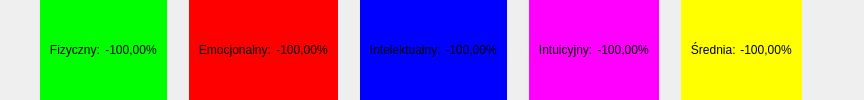
     <widget class="QWidget" name="widgetBioDataBottom" native="true">
      <layout class="QGridLayout" name="gridLayout_9">
       <property name="leftMargin">
        <number>0</number>
       </property>
       <property name="topMargin">
        <number>0</number>
       </property>
       <property name="rightMargin">
        <number>0</number>
       </property>
       <property name="bottomMargin">
        <number>0</number>
       </property>
       <property name="spacing">
        <number>0</number>
       </property>
       <item row="1" column="18">
        <widget class="QFrame" name="frameAvg1">
         <property name="frameShape">
          <enum>QFrame::NoFrame</enum>
         </property>
         <property name="frameShadow">
          <enum>QFrame::Raised</enum>
         </property>
         <layout class="QHBoxLayout" name="horizontalLayout_14">
          <property name="spacing">
           <number>0</number>
          </property>
          <property name="leftMargin">
           <number>0</number>
          </property>
          <property name="topMargin">
           <number>0</number>
          </property>
          <property name="rightMargin">
           <number>0</number>
          </property>
          <property name="bottomMargin">
           <number>0</number>
          </property>
          <item>
           <widget class="QLabel" name="labelAvg1_1">
            <property name="styleSheet">
             <string notr="true">background-color: #ffff00</string>
            </property>
            <property name="text">
             <string>   Średnia: </string>
            </property>
           </widget>
          </item>
          <item>
           <widget class="QLabel" name="labelAvg1_2">
            <property name="minimumSize">
             <size>
              <width>42</width>
              <height>0</height>
             </size>
            </property>
            <property name="styleSheet">
             <string notr="true">background-color: #ffff00</string>
            </property>
            <property name="text">
             <string>-100,00</string>
            </property>
            <property name="alignment">
             <set>Qt::AlignRight|Qt::AlignTrailing|Qt::AlignVCenter</set>
            </property>
           </widget>
          </item>
          <item>
           <widget class="QLabel" name="labelAvg1_3">
            <property name="styleSheet">
             <string notr="true">background-color: #ffff00</string>
            </property>
            <property name="text">
             <string>%   </string>
            </property>
           </widget>
          </item>
          <item>
           <widget class="QLabel" name="labelAvg1_Arrow">
            <property name="minimumSize">
             <size>
              <width>22</width>
              <height>22</height>
             </size>
            </property>
            <property name="maximumSize">
             <size>
              <width>22</width>
              <height>22</height>
             </size>
            </property>
            <property name="text">
             <string/>
            </property>
            <property name="pixmap">
             <pixmap resource="images.qrc">:/images/arrow-up.png</pixmap>
            </property>
            <property name="scaledContents">
             <bool>true</bool>
            </property>
           </widget>
          </item>
         </layout>
        </widget>
       </item>
       <item row="1" column="13">
        <widget class="QFrame" name="frameIntu1">
         <property name="frameShape">
          <enum>QFrame::NoFrame</enum>
         </property>
         <property name="frameShadow">
          <enum>QFrame::Raised</enum>
         </property>
         <layout class="QHBoxLayout" name="horizontalLayout_13">
          <property name="spacing">
           <number>0</number>
          </property>
          <property name="leftMargin">
           <number>0</number>
          </property>
          <property name="topMargin">
           <number>0</number>
          </property>
          <property name="rightMargin">
           <number>0</number>
          </property>
          <property name="bottomMargin">
           <number>0</number>
          </property>
          <item>
           <widget class="QLabel" name="labelIntu1_1">
            <property name="styleSheet">
             <string notr="true">background-color: #ff00ff</string>
            </property>
            <property name="text">
             <string>   Intuicyjny: </string>
            </property>
           </widget>
          </item>
          <item>
           <widget class="QLabel" name="labelIntu1_2">
            <property name="minimumSize">
             <size>
              <width>42</width>
              <height>0</height>
             </size>
            </property>
            <property name="styleSheet">
             <string notr="true">background-color: #ff00ff</string>
            </property>
            <property name="text">
             <string>-100,00</string>
            </property>
            <property name="alignment">
             <set>Qt::AlignRight|Qt::AlignTrailing|Qt::AlignVCenter</set>
            </property>
           </widget>
          </item>
          <item>
           <widget class="QLabel" name="labelIntu1_3">
            <property name="styleSheet">
             <string notr="true">background-color: #ff00ff</string>
            </property>
            <property name="text">
             <string>%   </string>
            </property>
           </widget>
          </item>
          <item>
           <widget class="QLabel" name="labelIntu1_Arrow">
            <property name="minimumSize">
             <size>
              <width>22</width>
              <height>22</height>
             </size>
            </property>
            <property name="maximumSize">
             <size>
              <width>22</width>
              <height>22</height>
             </size>
            </property>
            <property name="text">
             <string/>
            </property>
            <property name="pixmap">
             <pixmap resource="images.qrc">:/images/arrow-up.png</pixmap>
            </property>
            <property name="scaledContents">
             <bool>true</bool>
            </property>
           </widget>
          </item>
         </layout>
        </widget>
       </item>
       <item row="1" column="12">
        <widget class="QFrame" name="frameInt1">
         <property name="frameShape">
          <enum>QFrame::NoFrame</enum>
         </property>
         <property name="frameShadow">
          <enum>QFrame::Raised</enum>
         </property>
         <layout class="QHBoxLayout" name="horizontalLayout_12">
          <property name="spacing">
           <number>0</number>
          </property>
          <property name="leftMargin">
           <number>0</number>
          </property>
          <property name="topMargin">
           <number>0</number>
          </property>
          <property name="rightMargin">
           <number>0</number>
          </property>
          <property name="bottomMargin">
           <number>0</number>
          </property>
          <item>
           <widget class="QLabel" name="labelInt1_1">
            <property name="styleSheet">
             <string notr="true">background-color: #0000ff</string>
            </property>
            <property name="text">
             <string>   Intelektualny: </string>
            </property>
           </widget>
          </item>
          <item>
           <widget class="QLabel" name="labelInt1_2">
            <property name="minimumSize">
             <size>
              <width>42</width>
              <height>0</height>
             </size>
            </property>
            <property name="styleSheet">
             <string notr="true">background-color: #0000ff</string>
            </property>
            <property name="text">
             <string>-100,00</string>
            </property>
            <property name="alignment">
             <set>Qt::AlignRight|Qt::AlignTrailing|Qt::AlignVCenter</set>
            </property>
           </widget>
          </item>
          <item>
           <widget class="QLabel" name="labelInt1_3">
            <property name="styleSheet">
             <string notr="true">background-color: #0000ff</string>
            </property>
            <property name="text">
             <string>%   </string>
            </property>
           </widget>
          </item>
          <item>
           <widget class="QLabel" name="labelInt1_Arrow">
            <property name="minimumSize">
             <size>
              <width>22</width>
              <height>22</height>
             </size>
            </property>
            <property name="maximumSize">
             <size>
              <width>22</width>
              <height>22</height>
             </size>
            </property>
            <property name="text">
             <string/>
            </property>
            <property name="pixmap">
             <pixmap resource="images.qrc">:/images/arrow-up.png</pixmap>
            </property>
            <property name="scaledContents">
             <bool>true</bool>
            </property>
           </widget>
          </item>
         </layout>
        </widget>
       </item>
       <item row="1" column="22">
        <spacer name="horizontalSpacer_3">
         <property name="orientation">
          <enum>Qt::Horizontal</enum>
         </property>
         <property name="sizeHint" stdset="0">
          <size>
           <width>40</width>
           <height>20</height>
          </size>
         </property>
        </spacer>
       </item>
       <item row="1" column="2">
        <widget class="QFrame" name="frameEmo1">
         <property name="frameShape">
          <enum>QFrame::NoFrame</enum>
         </property>
         <property name="frameShadow">
          <enum>QFrame::Raised</enum>
         </property>
         <layout class="QHBoxLayout" name="horizontalLayout_11">
          <property name="spacing">
           <number>0</number>
          </property>
          <property name="leftMargin">
           <number>0</number>
          </property>
          <property name="topMargin">
           <number>0</number>
          </property>
          <property name="rightMargin">
           <number>0</number>
          </property>
          <property name="bottomMargin">
           <number>0</number>
          </property>
          <item>
           <widget class="QLabel" name="labelEmo1_1">
            <property name="styleSheet">
             <string notr="true">background-color: #ff0000</string>
            </property>
            <property name="text">
             <string>   Emocjonalny: </string>
            </property>
           </widget>
          </item>
          <item>
           <widget class="QLabel" name="labelEmo1_2">
            <property name="minimumSize">
             <size>
              <width>42</width>
              <height>0</height>
             </size>
            </property>
            <property name="styleSheet">
             <string notr="true">background-color: #ff0000</string>
            </property>
            <property name="text">
             <string>-100,00</string>
            </property>
            <property name="alignment">
             <set>Qt::AlignRight|Qt::AlignTrailing|Qt::AlignVCenter</set>
            </property>
           </widget>
          </item>
          <item>
           <widget class="QLabel" name="labelEmo1_3">
            <property name="styleSheet">
             <string notr="true">background-color: #ff0000</string>
            </property>
            <property name="text">
             <string>%   </string>
            </property>
           </widget>
          </item>
          <item>
           <widget class="QLabel" name="labelEmo1_Arrow">
            <property name="minimumSize">
             <size>
              <width>22</width>
              <height>22</height>
             </size>
            </property>
            <property name="maximumSize">
             <size>
              <width>22</width>
              <height>22</height>
             </size>
            </property>
            <property name="text">
             <string/>
            </property>
            <property name="pixmap">
             <pixmap resource="images.qrc">:/images/arrow-up.png</pixmap>
            </property>
            <property name="scaledContents">
             <bool>true</bool>
            </property>
           </widget>
          </item>
         </layout>
        </widget>
       </item>
       <item row="1" column="0">
        <spacer name="horizontalSpacer">
         <property name="orientation">
          <enum>Qt::Horizontal</enum>
         </property>
         <property name="sizeHint" stdset="0">
          <size>
           <width>40</width>
           <height>20</height>
          </size>
         </property>
        </spacer>
       </item>
       <item row="1" column="1">
        <widget class="QFrame" name="framePhy1">
         <property name="frameShape">
          <enum>QFrame::NoFrame</enum>
         </property>
         <property name="frameShadow">
          <enum>QFrame::Raised</enum>
         </property>
         <layout class="QHBoxLayout" name="horizontalLayout_10">
          <property name="spacing">
           <number>0</number>
          </property>
          <property name="leftMargin">
           <number>0</number>
          </property>
          <property name="topMargin">
           <number>0</number>
          </property>
          <property name="rightMargin">
           <number>0</number>
          </property>
          <property name="bottomMargin">
           <number>0</number>
          </property>
          <item>
           <widget class="QLabel" name="labelPhy1_1">
            <property name="styleSheet">
             <string notr="true">background-color: #00ff00</string>
            </property>
            <property name="text">
             <string>   Fizyczny: </string>
            </property>
           </widget>
          </item>
          <item>
           <widget class="QLabel" name="labelPhy1_2">
            <property name="minimumSize">
             <size>
              <width>42</width>
              <height>0</height>
             </size>
            </property>
            <property name="styleSheet">
             <string notr="true">background-color: #00ff00</string>
            </property>
            <property name="text">
             <string>-100,00</string>
            </property>
            <property name="alignment">
             <set>Qt::AlignRight|Qt::AlignTrailing|Qt::AlignVCenter</set>
            </property>
           </widget>
          </item>
          <item>
           <widget class="QLabel" name="labelPhy1_3">
            <property name="styleSheet">
             <string notr="true">background-color: #00ff00</string>
            </property>
            <property name="text">
             <string>%   </string>
            </property>
           </widget>
          </item>
          <item>
           <widget class="QLabel" name="labelPhy1_Arrow">
            <property name="minimumSize">
             <size>
              <width>22</width>
              <height>22</height>
             </size>
            </property>
            <property name="maximumSize">
             <size>
              <width>22</width>
              <height>22</height>
             </size>
            </property>
            <property name="text">
             <string/>
            </property>
            <property name="pixmap">
             <pixmap resource="images.qrc">:/images/arrow-up.png</pixmap>
            </property>
            <property name="scaledContents">
             <bool>true</bool>
            </property>
           </widget>
          </item>
         </layout>
        </widget>
       </item>
      </layout>
     </widget>
